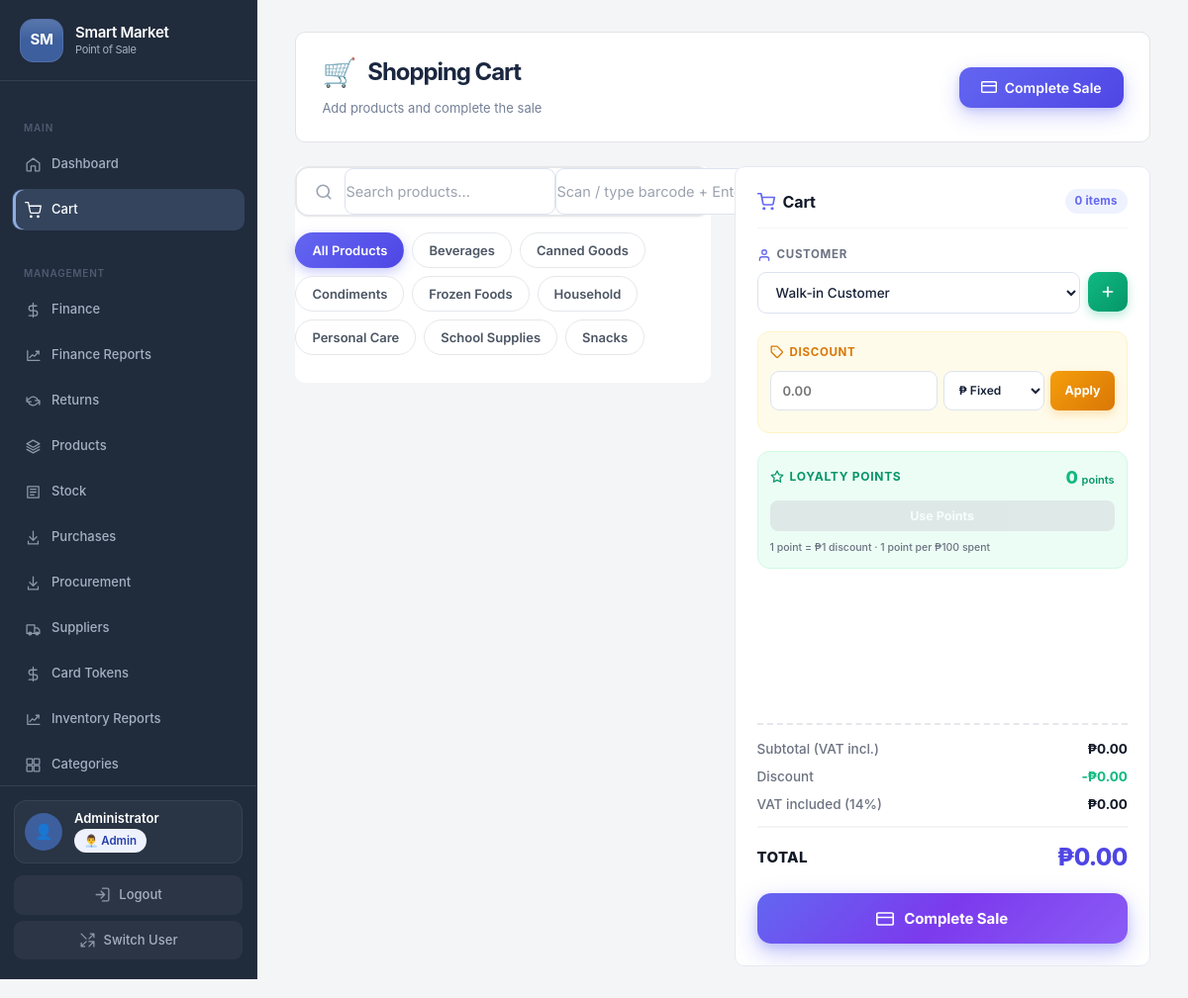
/admin.php?page=cart (signed in), run on the app's committed database.
### tables this page shows
CREATE TABLE `categories` (
  `id` int(11) NOT NULL,
  `name` varchar(50) NOT NULL,
  `description` text DEFAULT NULL,
  `created_at` timestamp NOT NULL DEFAULT current_timestamp()
);

CREATE TABLE `settings` (
  `id` int(11) NOT NULL,
  `setting_key` varchar(50) NOT NULL,
  `setting_value` varchar(255) NOT NULL,
  `updated_at` timestamp NOT NULL DEFAULT current_timestamp() ON UPDATE current_timestamp()
);

### index.php (called while the page is built, shortened)
<?php
require_once __DIR__ . '/app/bootstrap.php';
require_once __DIR__ . '/app/managers.php';
require_once __DIR__ . '/app/requests.php';
require __DIR__ . '/views/app.php';

### admin.php (called while the page is built)
<?php
require __DIR__ . '/index.php';

### app/requests.php (called while the page is built, shortened)
<?php
$categoryManager = new CategoryManager($pdo);

### app/managers.php (called while the page is built, shortened)
<?php
class CategoryManager {
    private $pdo;
    public function __construct($pdo) { $this->pdo = $pdo; }
    public function getAllCategories() {
        $stmt = $this->pdo->query("SELECT * FROM categories ORDER BY name");
        return $stmt->fetchAll();
    }
}

### app/bootstrap.php (called while the page is built, shortened)
<?php
$host = 'localhost';
$dbname = 'pos_system';
$username = 'root';
$password = '';
try {
    $pdo = new PDO("mysql:host=$host;dbname=$dbname;charset=utf8mb4", $username, $password);
    $pdo->setAttribute(PDO::ATTR_ERRMODE, PDO::ERRMODE_EXCEPTION);
    $pdo->setAttribute(PDO::ATTR_DEFAULT_FETCH_MODE, PDO::FETCH_ASSOC);
    $pdo->exec("SET NAMES utf8mb4");
} catch(PDOException $e) {
    die("Connection failed: " . $e->getMessage());
}
function getSetting($key, $default = '') {
    global $pdo;
    try {
        $stmt = $pdo->prepare("SELECT setting_value FROM settings WHERE setting_key = ?");
        $stmt->execute([$key]);
        $result = $stmt->fetch();
        return $result ? $result['setting_value'] : $default;
    } catch(PDOException $e) {
        return $default;
    }
}

### views/pages/cart.php (the view, shortened to what this page needs)
<?php
switch ('cart'):
case 'cart':
    $categories = $categoryManager->getAllCategories();
    ?>
    <div class="pos-page-header">
        <div class="pos-page-header-left">
            <h2 class="pos-page-title">
                <span class="pos-page-icon">🛒</span>
                Shopping Cart
            </h2>
            <p class="pos-page-subtitle">Add products and complete the sale</p>
        </div>
        <button class="pos-checkout-btn-top no-print" onclick="showPaymentModal()">
            <svg width="16" height="16" viewBox="0 0 24 24" fill="none" stroke="currentColor" stroke-width="2.2" stroke-linecap="round" stroke-linejoin="round">
                <rect x="1" y="4" width="22" height="16" rx="2" ry="2"></rect>
                <line x1="1" y1="10" x2="23" y2="10"></line>
            </svg>
            Complete Sale
        </button>
    </div>
    <div class="pos-grid-modern">
        <div class="pos-products-panel">
            <div class="pos-search-wrap">
                <span class="pos-search-icon">
                    <svg width="18" height="18" viewBox="0 0 24 24" fill="none" stroke="currentColor" stroke-width="2.2" stroke-linecap="round" stroke-linejoin="round">
                        <circle cx="11" cy="11" r="8"></circle>
                        <line x1="21" y1="21" x2="16.65" y2="16.65"></line>
                    </svg>
                </span>
                <input type="text" id="searchProduct" placeholder="Search products..." onkeyup="searchProducts()" class="pos-search-input">
                <input type="text" id="barcodeInput" placeholder="Scan / type barcode + Enter" onkeydown="if(event.key==='Enter'){scanBarcode();event.preventDefault();}" class="pos-search-input" style="max-width:220px;">
                <button type="button" class="pos-search-clear" onclick="clearSearch()" title="Clear search">
                </button>
            </div>
            <div class="pos-category-filter" id="categoryFilter">
                <button class="pos-cat-btn active" onclick="filterByCategory(0, this)">All Products</button>
                <?php foreach ($categories as $cat): ?>
                <button class="pos-cat-btn" onclick="filterByCategory(<?php echo $cat['id']; ?>, this)"><?php echo htmlspecialchars($cat['name']); ?></button>
                <?php endforeach; ?>
            </div>
            <div class="pos-products-list" id="productList"></div>
        </div>
        <div class="pos-cart-panel">
            <div class="pos-cart-card">
                <div class="pos-cart-header">
                    <h3>
                        <svg width="18" height="18" viewBox="0 0 24 24" fill="none" stroke="currentColor" stroke-width="2.2" stroke-linecap="round" stroke-linejoin="round">
                            <circle cx="9" cy="21" r="1"></circle>
                            <circle cx="20" cy="21" r="1"></circle>
                            <path d="M1 1h4l2.68 13.39a2 2 0 0 0 2 1.61h9.72a2 2 0 0 0 2-1.61L23 6H6"></path>
                        </svg>
                        Cart
                    </h3>
                    <span class="pos-cart-count" id="cartCount">0 items</span>
                </div>
                <div class="pos-customer-select">
                    <label class="pos-customer-label">
                        <svg width="14" height="14" viewBox="0 0 24 24" fill="none" stroke="currentColor" stroke-width="2.2" stroke-linecap="round" stroke-linejoin="round">
                            <path d="M20 21v-2a4 4 0 0 0-4-4H8a4 4 0 0 0-4 4v2"></path>
                            <circle cx="12" cy="7" r="4"></circle>
                        </svg>
                        Customer
                    </label>
                    <div class="pos-customer-input-group">
                        <select id="customerSelect" onchange="checkLoyaltyPoints()">
                            <option value="">Walk-in Customer</option>
                        </select>
                        <button type="button" class="pos-customer-add" onclick="showAddCustomer()" title="Add new customer">
                            <svg width="16" height="16" viewBox="0 0 24 24" fill="none" stroke="currentColor" stroke-width="2.4" stroke-linecap="round" stroke-linejoin="round">
                                <line x1="12" y1="5" x2="12" y2="19"></line>
                                <line x1="5" y1="12" x2="19" y2="12"></line>
                            </svg>
                        </button>
                    </div>
                </div>
                <div class="pos-discount-section">
                    <div class="pos-section-header">
                        <svg width="14" height="14" viewBox="0 0 24 24" fill="none" stroke="currentColor" stroke-width="2.2" stroke-linecap="round" stroke-linejoin="round">
                            <path d="M20.59 13.41l-7.17 7.17a2 2 0 0 1-2.83 0L2 12V2h10l8.59 8.59a2 2 0 0 1 0 2.82z"></path>
                            <line x1="7" y1="7" x2="7.01" y2="7"></line>
                        </svg>
                        Discount
                    </div>
                    <div class="pos-discount-inputs">
                        <input type="number" id="discountAmount" placeholder="0.00" step="0.01" min="0" class="pos-discount-value">
                        <select id="discountType" class="pos-discount-type">
                            <option value="fixed">₱ Fixed</option>
                        </select>
                        <button type="button" class="pos-discount-apply" onclick="applyDiscount()">Apply</button>
                    </div>
                </div>
                <div class="pos-loyalty-section">
                    <div class="pos-loyalty-row">
                        <div class="pos-loyalty-info">
                            <svg width="14" height="14" viewBox="0 0 24 24" fill="none" stroke="currentColor" stroke-width="2.2" stroke-linecap="round" stroke-linejoin="round">
                                <polygon points="12 2 15.09 8.26 22 9.27 17 14.14 18.18 21.02 12 17.77 5.82 21.02 7 14.14 2 9.27 8.91 8.26 12 2"></polygon>
                            </svg>
                            <span>Loyalty Points</span>
                        </div>
                        <div class="pos-loyalty-points">
                            <span id="loyaltyPointsDisplay">0</span>
                            <span class="pos-loyalty-label">points</span>
                        </div>
                    </div>
                    <button type="button" class="pos-loyalty-btn" onclick="useLoyaltyPoints()" id="useLoyaltyBtn" disabled>
                        Use Points
                    </button>
                    <div class="pos-loyalty-hint">1 point = ₱1 discount · 1 point per ₱100 spent</div>
                </div>
                <div class="pos-cart-items" id="cartItems"></div>
                <div class="pos-cart-totals">
                    <div class="pos-total-row">
                        <span class="pos-total-label">Subtotal (VAT incl.)</span>
                        <span class="pos-total-value" id="subtotal">₱0.00</span>
                    </div>
                    <div class="pos-total-row pos-total-row-discount">
                        <span class="pos-total-label">Discount</span>
                        <span class="pos-total-value" id="discountTotal">-₱0.00</span>
                    </div>
                    <div class="pos-total-row">
                        <span class="pos-total-label">VAT included (<?php echo htmlspecialchars(rtrim(rtrim(number_format((float)getSetting('tax_rate', 12), 2, '.', ''), '0'), '.')); ?>%)</span>
                        <span class="pos-total-value" id="tax">₱0.00</span>
                    </div>
                    <div class="pos-total-row pos-total-grand">
                        <span class="pos-total-label-grand">Total</span>
                        <span class="pos-total-value-grand" id="total">₱0.00</span>
                    </div>
                </div>
                <button class="pos-checkout-btn no-print" onclick="showPaymentModal()">
                    <svg width="18" height="18" viewBox="0 0 24 24" fill="none" stroke="currentColor" stroke-width="2.2" stroke-linecap="round" stroke-linejoin="round">
                        <rect x="1" y="4" width="22" height="16" rx="2" ry="2"></rect>
                        <line x1="1" y1="10" x2="23" y2="10"></line>
                    </svg>
                    Complete Sale
                </button>
            </div>
        </div>
    </div>
    <?php
break;
endswitch;

### data on the page
categories: name "Beverages"
categories: name "Canned Goods"
categories: name "Condiments"
categories: name "Frozen Foods"
categories: name "Household"
categories: name "Personal Care"
categories: name "School Supplies"
categories: name "Snacks"
settings: setting_value "14"

### other printed values
$store_name "Smart Market"
$_SESSION['full_name'] "Administrator"
getRoleLabel($_SESSION['role']) "👨‍💼 Admin"
